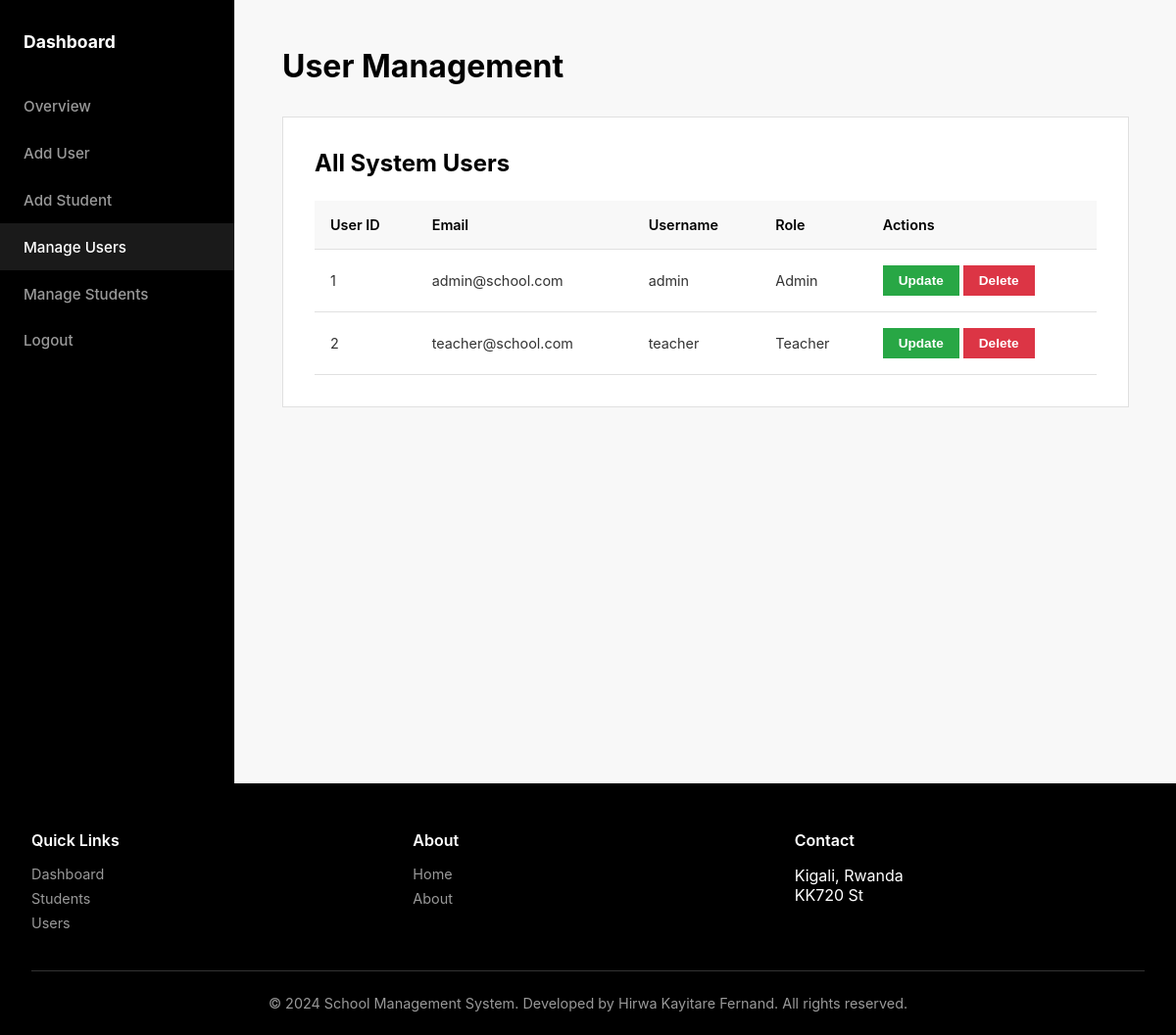
Screenshot of /view_users.php (signed in) with the database file from the repository.
### tables this page shows
CREATE TABLE IF NOT EXISTS users (
    id INT AUTO_INCREMENT PRIMARY KEY,
    username VARCHAR(50) NOT NULL UNIQUE,
    email VARCHAR(100) NOT NULL UNIQUE,
    password VARCHAR(255) NOT NULL,
    role ENUM('admin', 'teacher') DEFAULT 'teacher',
    created_at TIMESTAMP DEFAULT CURRENT_TIMESTAMP
);

### view_users.php (the view, shortened to what this page needs)
<?php
require_once 'config.php';
$users = mysqli_query($conn, "SELECT * FROM users ORDER BY created_at DESC");
?>
<!DOCTYPE html>
<html lang="en">
<head>
    <link rel="stylesheet" href="style.css">
</head>
<body>
    <div class="dashboard">
        <div class="sidebar">
            <h3>Dashboard</h3>
            <ul>
                <li><a href="dashboard.php">Overview</a></li>
                <li><a href="#" onclick="return false;">Add User</a></li>
                <li><a href="#" onclick="openModal('studentModal')">Add Student</a></li>
                <li><a href="view_users.php" class="active">Manage Users</a></li>
                <li><a href="view_students.php">Manage Students</a></li>
                <li><a href="logout.php">Logout</a></li>
            </ul>
        </div>
        <div class="main-content">
            <h1 style="margin-bottom: 2rem; font-weight: 700; font-size: 2rem; color: #000;">User Management</h1>
            <div class="table-container">
                <h2>All System Users</h2>
                <table>
                    <thead>
                        <tr>
                            <th>User ID</th>
                            <th>Email</th>
                            <th>Username</th>
                            <th>Role</th>
                            <th>Actions</th>
                        </tr>
                    </thead>
                    <tbody>
                        <?php while ($user = mysqli_fetch_assoc($users)): ?>
                        <tr>
                            <td><?php echo $user['id']; ?></td>
                            <td><?php echo $user['email']; ?></td>
                            <td><?php echo $user['username']; ?></td>
                            <td><?php echo ucfirst($user['role']); ?></td>
                            <td>
                                <button class="btn btn-small btn-success" onclick="editUser(<?php echo $user['id']; ?>, '<?php echo $user['email']; ?>', '<?php echo $user['username']; ?>')">Update</button>
                                <button class="btn btn-small btn-danger" onclick="deleteUser(<?php echo $user['id']; ?>)">Delete</button>
                            </td>
                        </tr>
                        <?php endwhile; ?>
                    </tbody>
                </table>
            </div>
        </div>
    </div>
    <footer>
        <div class="footer-content">
            <div class="footer-section">
                <h4>Quick Links</h4>
                <ul>
                    <li><a href="dashboard.php">Dashboard</a></li>
                    <li><a href="view_students.php">Students</a></li>
                    <li><a href="view_users.php">Users</a></li>
                </ul>
            </div>
            <div class="footer-section">
                <h4>About</h4>
                <ul>
                    <li><a href="index.php">Home</a></li>
                    <li><a href="about.php">About</a></li>
                </ul>
            </div>
            <div class="footer-section">
                <h4>Contact</h4>
                <ul>
                    <li>Kigali, Rwanda</li>
                    <li>KK720 St</li>
                </ul>
            </div>
        </div>
        <div class="footer-bottom">
            <p>&copy; 2024 School Management System. Developed by Hirwa Kayitare Fernand. All rights reserved.</p>
        </div>
    </footer>
</body>
</html>

### style.css (style rules this page uses)
* { margin: 0; padding: 0; box-sizing: border-box; }
body { font-family: -apple-system, BlinkMacSystemFont, 'Segoe UI', Roboto, Oxygen, Ubuntu, Cantarell, sans-serif; background: #ffffff; min-height: 100vh; color: #000; }
.btn { width: 100%; padding: 0.9rem; background: #000; color: #fff; border: none; font-size: 1rem; font-weight: 600; cursor: pointer; transition: all 0.2s; }
.btn-small { width: auto; padding: 0.5rem 1rem; font-size: 0.85rem; }
.btn-danger { background: #dc3545; }
.btn-success { background: #28a745; }
.dashboard { display: flex; min-height: 100vh; }
.sidebar { width: 240px; background: #000; padding: 2rem 0; border-right: 1px solid #e0e0e0; }
.sidebar h3 { padding: 0 1.5rem; margin-bottom: 2rem; color: #fff; font-size: 1.1rem; font-weight: 700; }
.sidebar ul { list-style: none; }
.sidebar a { display: block; padding: 0.9rem 1.5rem; color: #999; text-decoration: none; transition: all 0.2s; font-size: 0.95rem; font-weight: 500; }
.sidebar a:hover, .sidebar a.active { background: #1a1a1a; color: #fff; }
.main-content { flex: 1; padding: 3rem; background: #f8f8f8; }
.table-container { background: #fff; padding: 2rem; border: 1px solid #e0e0e0; overflow-x: auto; }
.table-container h2 { color: #000; margin-bottom: 1.5rem; font-weight: 700; font-size: 1.5rem; }
table { width: 100%; border-collapse: collapse; }
th, td { padding: 1rem; text-align: left; border-bottom: 1px solid #e0e0e0; }
th { background: #f8f8f8; color: #000; font-weight: 600; font-size: 0.9rem; }
td { color: #333; font-size: 0.9rem; }
footer { background: #000; color: #fff; padding: 3rem 2rem 1.5rem; margin-top: auto; }
.footer-content { max-width: 1200px; margin: 0 auto; display: grid; grid-template-columns: repeat(auto-fit, minmax(200px, 1fr)); gap: 2rem; margin-bottom: 2rem; }
.footer-section h4 { margin-bottom: 1rem; font-size: 1rem; font-weight: 600; }
.footer-section ul { list-style: none; }
.footer-section a { color: #999; text-decoration: none; display: block; margin-bottom: 0.5rem; font-size: 0.9rem; transition: color 0.2s; }
.footer-bottom { text-align: center; padding-top: 1.5rem; border-top: 1px solid #333; color: #999; font-size: 0.9rem; }
body { display: flex; flex-direction: column; min-height: 100vh; }
.dashboard { flex: 1; display: flex; }

### rows the page displays
users: id "1", email "admin@school.com", username "admin", role "Admin"
users: id "2", email "teacher@school.com", username "teacher", role "Teacher"
